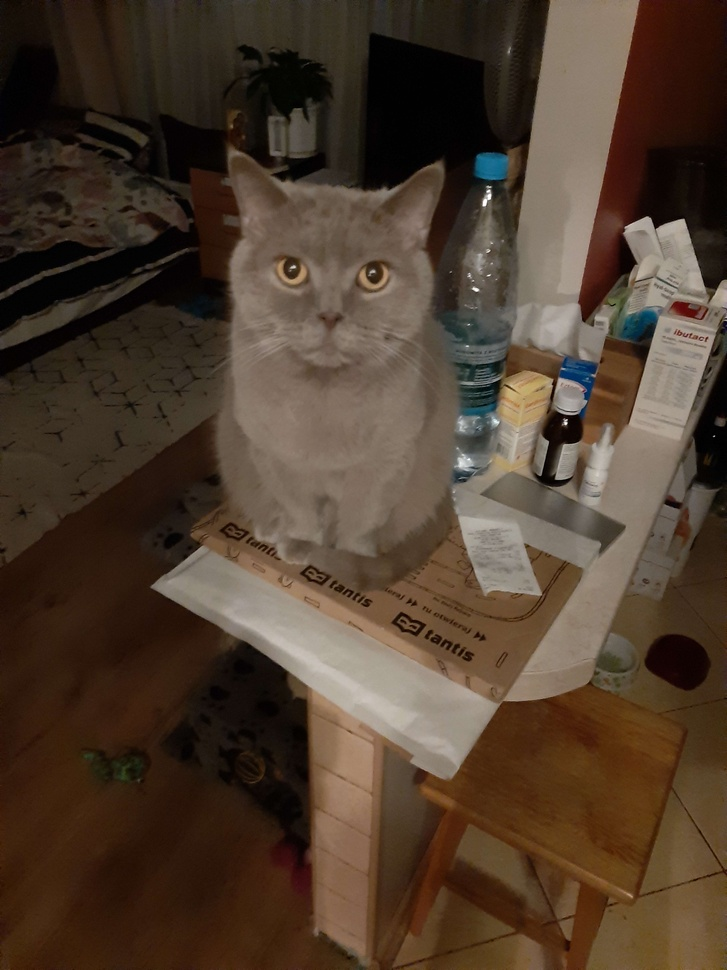
#> input picture sem5/obrazki/lab1/images/car.jpg, 727 x 970 px, shrunk from 4248 x 5664 before the run
$ jupyter execute lab1.ipynb
#> lines starting #> are read from the running program, lines starting #| are printed output that depends on the picture
[cell 1]
import numpy as np
import matplotlib.pyplot as plt

# Zadanie 1.

<h3>Wczytanie i wyświetlenie obrazu</h3>

[cell 2]
from skimage import io

IMG_PATH = "images/"
IMG_NAME = "car.jpg"
img = io.imread(IMG_PATH + IMG_NAME)
#> img is the input picture: shape (970, 727, 3); mean R, G, B 78.2, 61.1, 46.4

# set default image size
plt.rcParams["figure.figsize"] = (15, 5)

# show images in row
def show_images(images, titles, cmaps=None):
    _, axes = plt.subplots(1, len(images))
    if cmaps:
        for ax, im, tt, cm in zip(np.atleast_1d(axes), images, titles, cmaps):
            ax.axis("off")
            ax.set_title(tt)
            ax.imshow(im, cmap=cm)
    else:
        for ax, im, tt in zip(np.atleast_1d(axes), images, titles):
            ax.axis("off")
            ax.set_title(tt)
            ax.imshow(im)
#> this loop made 1 pass
#> tt on pass 1: 'Irma'
    plt.show()

[cell 3]
show_images([img], ['Irma'])

<h3>Histogramy skali szarości i kanałów R, G, B</h3>

[cell 4]
from skimage import color

# show histograms
def show_histograms(data, binss, titles):
    _, axes = plt.subplots(1, len(data))
    for ax, dt, bn, tt in zip(np.atleast_1d(axes), data, binss, titles):
        ax.set_title(tt)
        ax.hist(dt, bins=bn)
    plt.show()

gray = color.rgb2gray(img)
red = img[... ,0]
green = img[..., 1]
blue = img[... ,2]
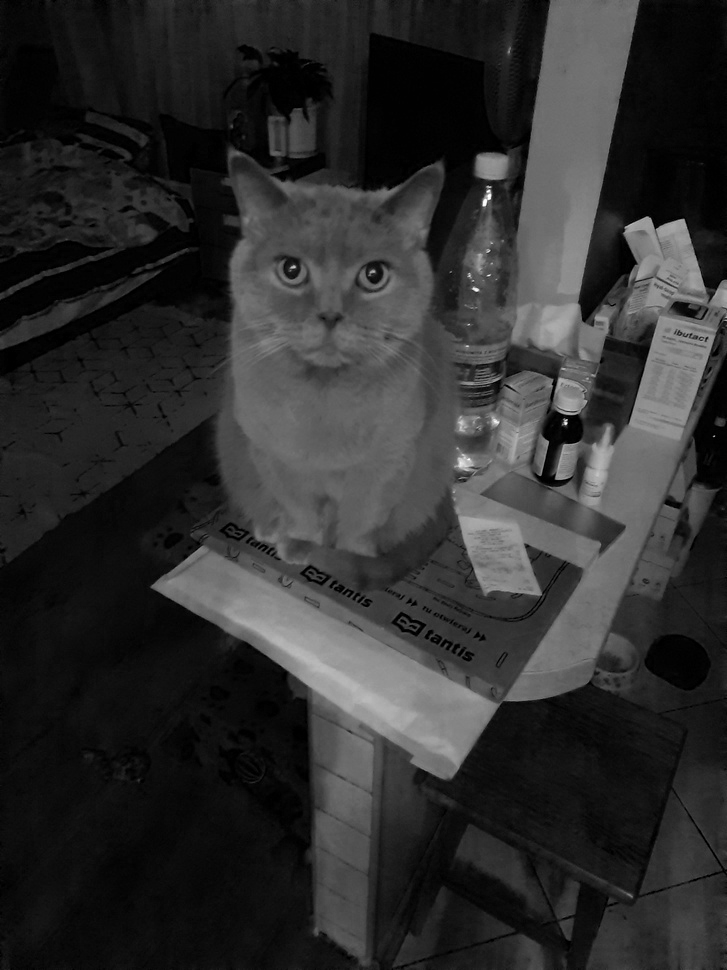
#> blue: shape (970, 727); min 0, max 255, mean 46.4
show_histograms([x.ravel() for x in [gray, red]], [256] * 2, ["gray", "red"])
#> the loop in show_histograms, `for ax, dt, bn, tt in zip(np.atleast_1d(axes), data, binss, titles):` made 2 passes
#> (bn, tt) on passes 1 to 2: (256, 'gray'), (256, 'red')
#> in show_histograms, `plt.show()`:
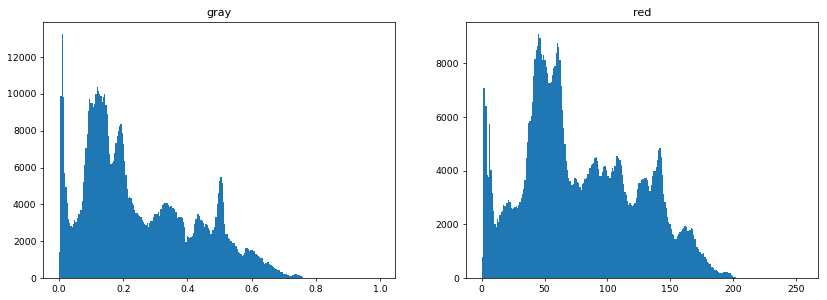
#> figure drawn by matplotlib, 2 panels; panel 1: tallest bar 13236 high, from x = 0.00779 to 0.0117; panel 2: tallest bar 9078 high, from x = 44.82 to 45.82
show_histograms([x.ravel() for x in [green, blue]], [256] * 2, ["green", "blue"])
#> the loop in show_histograms (call 2), `for ax, dt, bn, tt in zip(np.atleast_1d(axes), data, binss, titles):` made 2 passes
#> in show_histograms (call 2), `plt.show()`:
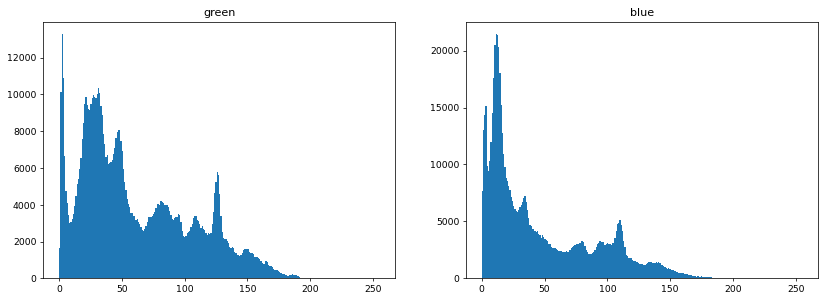
#> figure drawn by matplotlib, 2 panels; panel 1: tallest bar 13292 high, from x = 1.99 to 2.99; panel 2: tallest bar 21468 high, from x = 10.96 to 11.95

<h3>Stretching</h3>

[cell 5]
from skimage import exposure

stretched = exposure.rescale_intensity(img, in_range='image', out_range=(.02,.98))
gray_stretched = color.rgb2gray(stretched)
show_images([img, stretched, gray, gray_stretched], ["Normal", "Stretched", "Normal (gray)", "Stretched (gray)"], [None, None, 'gray', 'gray'])
#> the loop in show_images (call 2), `for ax, im, tt, cm in zip(np.atleast_1d(axes), images, titles, cmaps):` made 4 passes
show_histograms([gray.ravel(), gray_stretched.ravel()], [256] * 2, ["normal (gray)", "stretched (gray)"])

# Zadanie 2.

[cell 6]
equalized = exposure.equalize_hist(img)
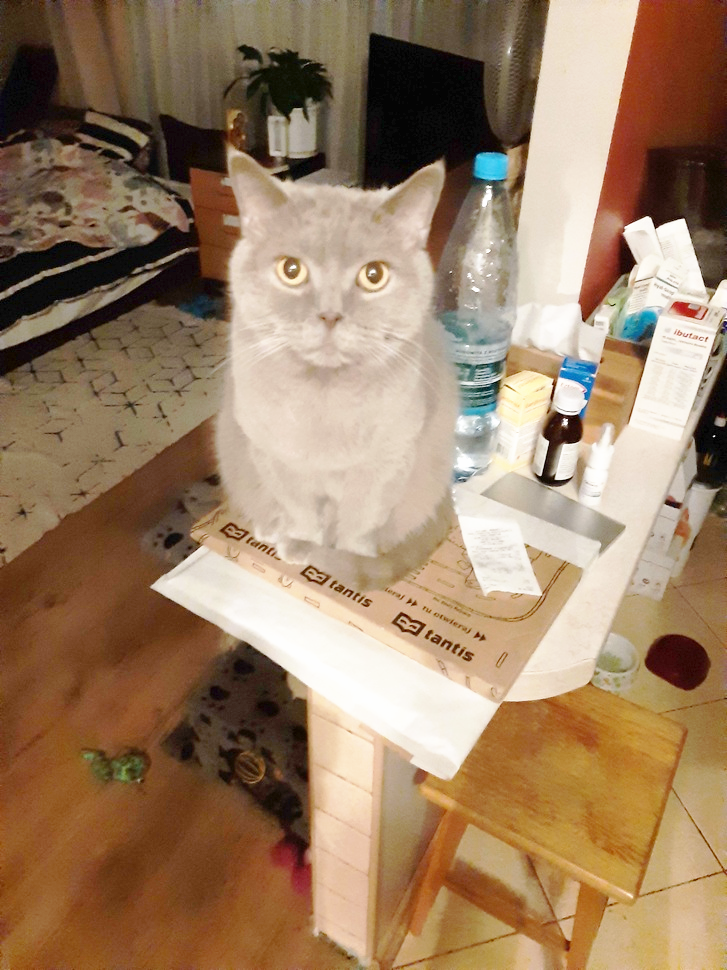
#> equalized: shape (970, 727, 3) float64; mean R, G, B 0.611, 0.504, 0.396
gammad = exposure.adjust_gamma(img, gamma=0.8)
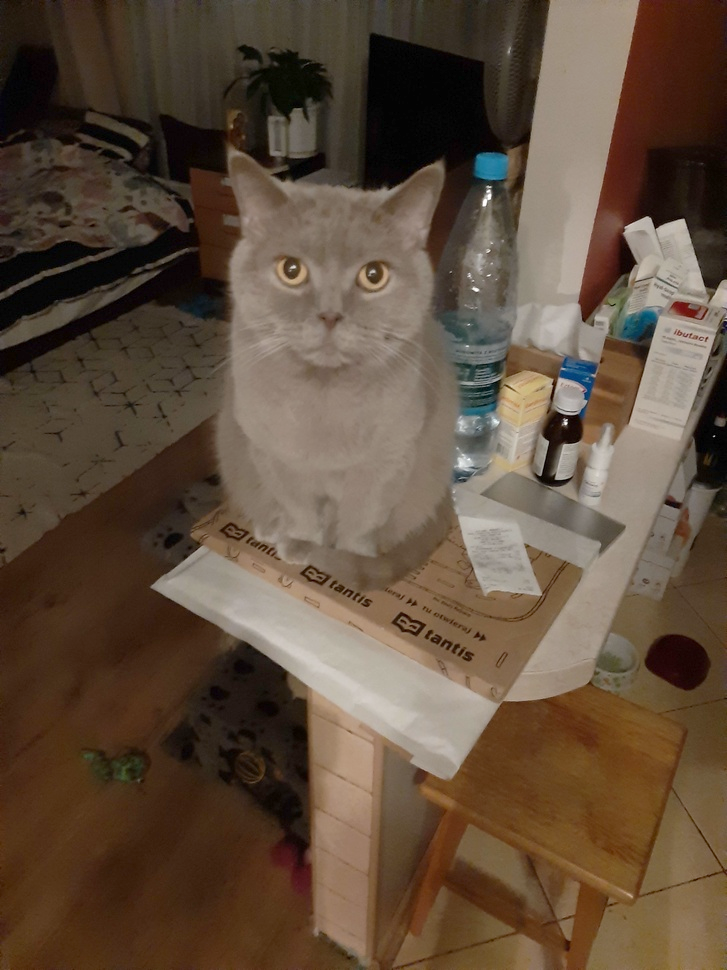
#> gammad: shape (970, 727, 3); mean R, G, B 95.9, 77.7, 60.8
gray_equalized = color.rgb2gray(equalized)
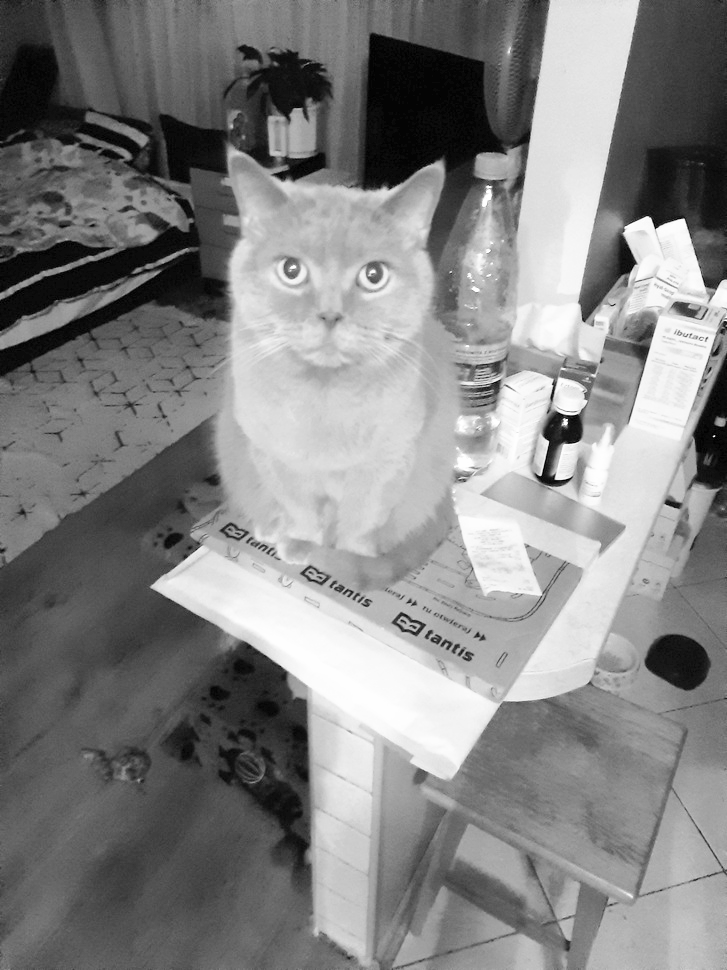
#> gray_equalized: shape (970, 727) float64; min 0.00476, max 1, mean 0.519
gray_gammad = color.rgb2gray(gammad)
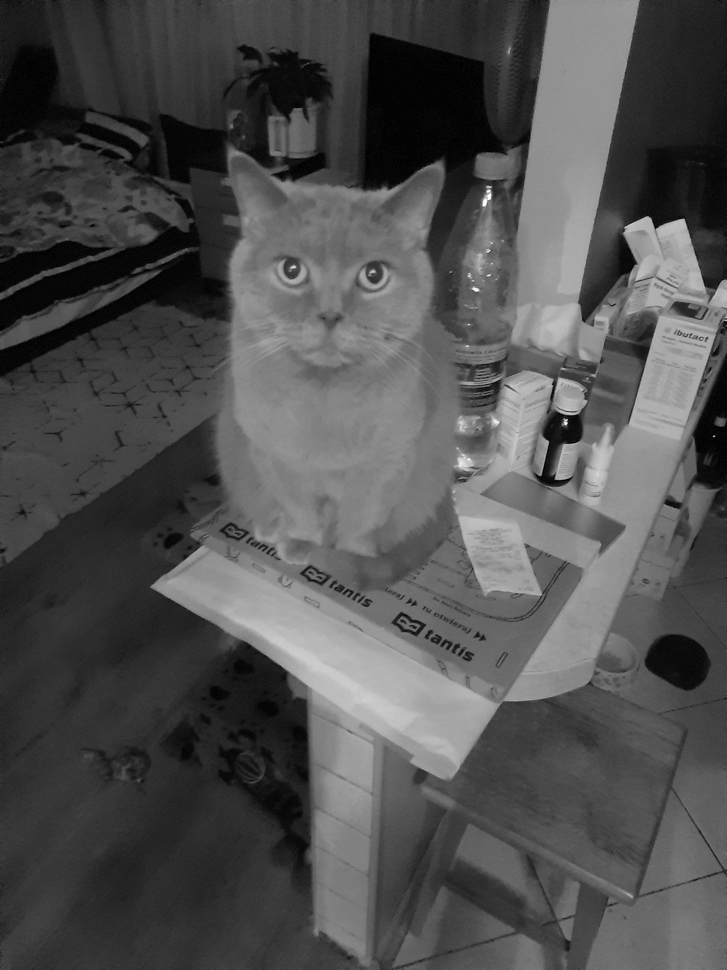
#> gray_gammad: shape (970, 727) float64; min 0, max 0.998, mean 0.315
show_images([img, stretched, equalized, gammad], ["Normal", "Stretched (.02, .98)", "Equalized", "Gammad (.8)"])
show_histograms([gray.ravel(), gray_stretched.ravel()], [256] * 2, ["normal (gray)", "stretched (gray)"])
show_histograms([gray_equalized.ravel(), gray_gammad.ravel()], [256] * 2, ["equalized (gray)", "gammad (gray)"])
#> the loop in show_histograms (call 5), `for ax, dt, bn, tt in zip(np.atleast_1d(axes), data, binss, titles):` made 2 passes
#> in show_histograms (call 5), `plt.show()`:
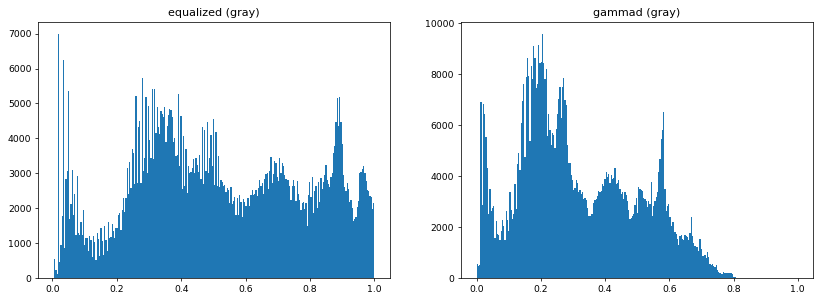
#> figure drawn by matplotlib, 2 panels; panel 1: tallest bar 6990 high, from x = 0.0164 to 0.0203; panel 2: tallest bar 9574 high, from x = 0.203 to 0.207
